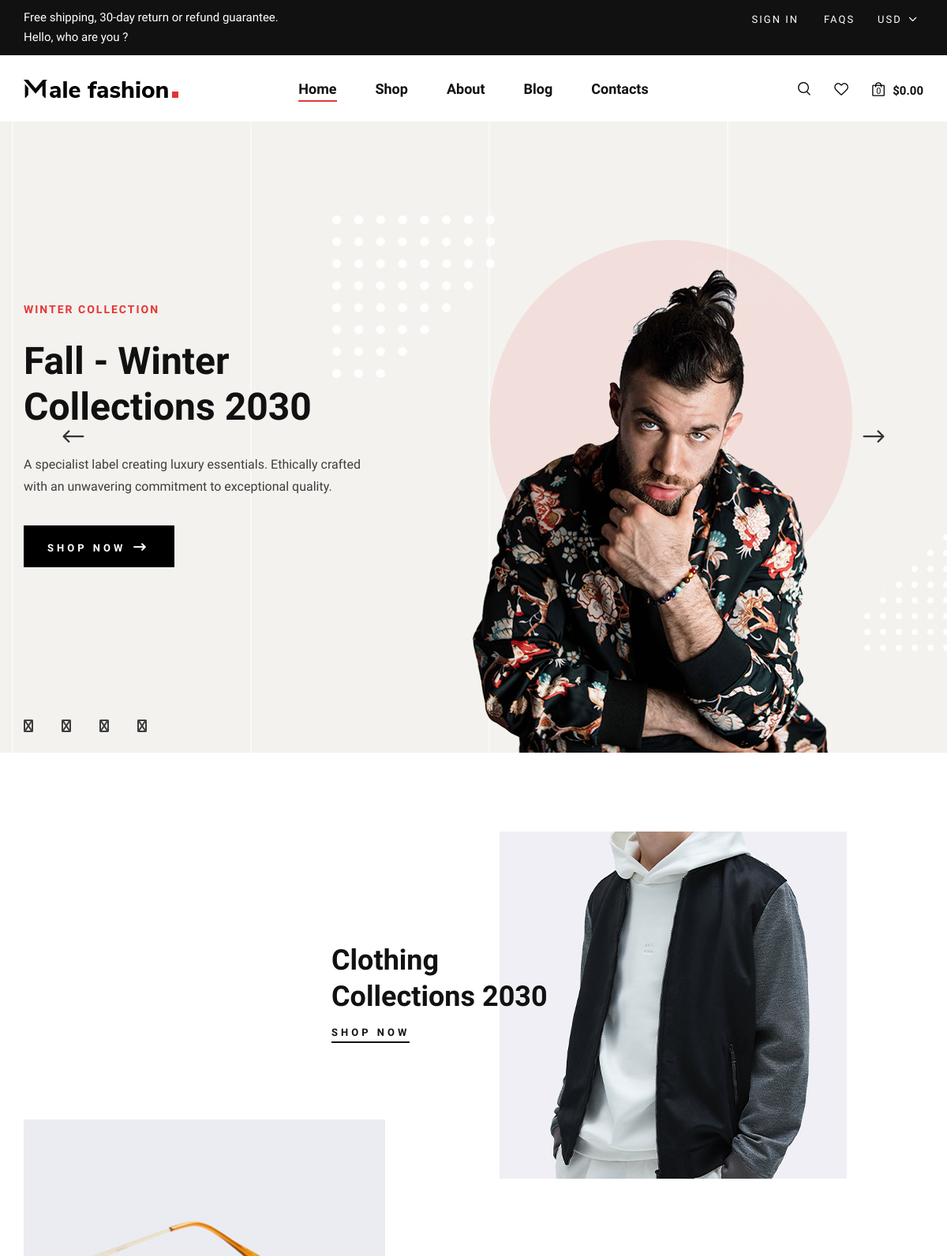
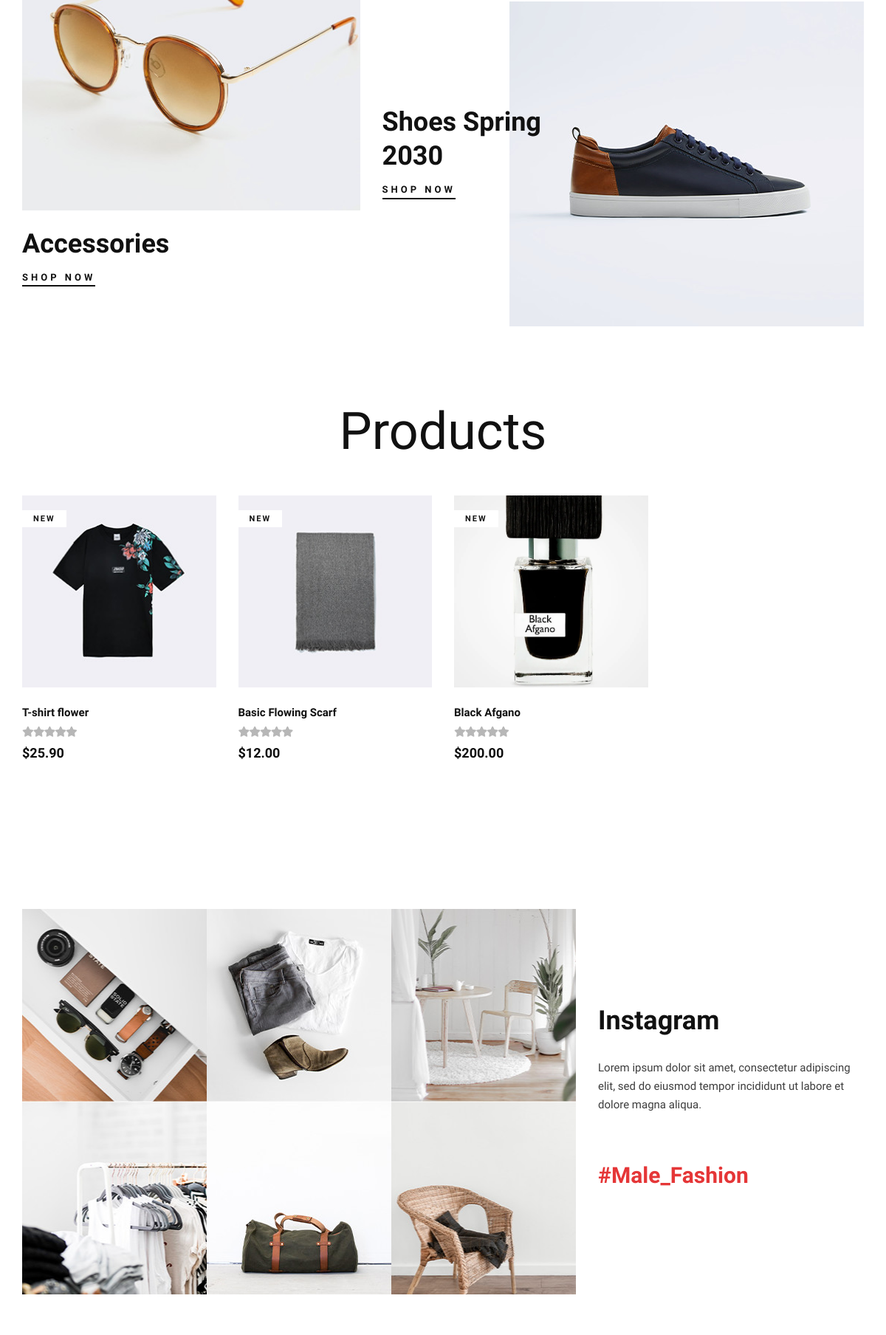
The page / (upper part) on the database its author committed (2 pictures, top to bottom).
### pages/models.py (models this page shows, shortened)
class BannerModel(models.Model):
    collection = models.CharField(max_length=24)
    title = models.CharField(max_length=64)
    description = models.TextField()
    image = models.ImageField(upload_to='banners/')
    is_active = models.BooleanField(default=False)
    created_at = models.DateTimeField(auto_now_add=True)
    updated_at = models.DateTimeField(auto_now=True)
    class Meta:
        verbose_name = "Banner"
        verbose_name_plural = "Banners"

### products/models.py (models this page shows, shortened)
class ProductModel(models.Model):
    name = models.CharField(max_length=36)
    description = models.TextField()
    price = models.DecimalField(max_digits=8, decimal_places=2)
    image = models.ImageField(upload_to='products/')
    rating = models.PositiveIntegerField(default=1, validators=[rating_value_validate])
    discount = models.PositiveIntegerField(default=0)
    category = models.ForeignKey(CategoryModel, on_delete=models.CASCADE, related_name="products")
    brand = models.ForeignKey(BrandModel, on_delete=models.CASCADE)
    sizes = models.ManyToManyField(SizeModel)
    colors = models.ManyToManyField(ColorModel)
    tags = models.ManyToManyField(TagModel)
    created_at = models.DateTimeField(auto_now_add=True)
    updated_at = models.DateTimeField(auto_now=True)
    class Meta:
        verbose_name = "Product"
        verbose_name_plural = "Products"

### pages/views.py (the view)
# urls.py: path('', HomePageView.as_view(), name='home'),
class HomePageView(ListView):
    template_name = "home.html"
    model = BannerModel
    def get_context_data(self, **kwargs):
        context = super().get_context_data(**kwargs)
        context["products"] = ProductModel.objects.all()[:8]
        context["posts"] = PostModel.objects.all()
        return context
    def get_queryset(self):
        return BannerModel.objects.filter(is_active=True)

### templates/home.html (shortened to what this page needs)
{% extends 'layouts/base.html' %}
{% block content %}
{% load my_tags %}
{% load static %}
    <section class="hero">
        <div class="hero__slider owl-carousel">
            {% for banner in object_list %}
                <div class="hero__items set-bg" data-setbg="{{ banner.image.url }}">
                    <div class="container">
                        <div class="row">
                            <div class="col-xl-5 col-lg-7 col-md-8">
                                <div class="hero__text">
                                    <h6>{{ banner.collection }}</h6>
                                    <h2>{{ banner.title }}</h2>
                                    <p>{{ banner.description }}</p>
                                    <a href="#" class="primary-btn">Shop now <span class="arrow_right"></span></a>
                                    <div class="hero__social">
                                        <a href="#"><i class="fa fa-facebook"></i></a>
                                        <a href="#"><i class="fa fa-twitter"></i></a>
                                        <a href="#"><i class="fa fa-pinterest"></i></a>
                                        <a href="#"><i class="fa fa-instagram"></i></a>
                                    </div>
                                </div>
                            </div>
                        </div>
                    </div>
                </div>
            {% endfor %}
        </div>
    </section>
    <section class="banner spad">
        <div class="container">
            <div class="row">
                <div class="col-lg-7 offset-lg-4">
                    <div class="banner__item">
                        <div class="banner__item__pic">
                            <img src="{% static 'img/banner/banner-1.jpg' %}" alt="">
                        </div>
                        <div class="banner__item__text">
                            <h2>Clothing Collections 2030</h2>
                            <a href="#">Shop now</a>
                        </div>
                    </div>
                </div>
                <div class="col-lg-5">
                    <div class="banner__item banner__item--middle">
                        <div class="banner__item__pic">
                            <img src="{% static 'img/banner/banner-2.jpg' %}" alt="">
                        </div>
                        <div class="banner__item__text">
                            <h2>Accessories</h2>
                            <a href="#">Shop now</a>
                        </div>
                    </div>
                </div>
                <div class="col-lg-7">
                    <div class="banner__item banner__item--last">
                        <div class="banner__item__pic">
                            <img src="{% static 'img/banner/banner-3.jpg' %}" alt="">
                        </div>
                        <div class="banner__item__text">
                            <h2>Shoes Spring 2030</h2>
                            <a href="#">Shop now</a>
                        </div>
                    </div>
                </div>
            </div>
        </div>
    </section>
    <section class="product spad">
        <div class="container">
            <div class="row">
                <div class="col-lg-12">
                    <ul class="filter__controls">
                        <li class="active" data-filter=".new-arrivals"><h1>Products</h1></li>
                    </ul>
                </div>
            </div>
            <div class="row product__filter">
                {% for product in products %}
                    <div class="col-lg-3 col-md-6 col-sm-6 col-md-6 col-sm-6 mix new-arrivals">
                        <div class="product__item">
                            <div class="product__item__pic set-bg" data-setbg="{{ product.image.url }}">
                                <span class="label">New</span>
                            </div>
                            <div class="product__item__text">
                                <h6>{{ product.name }}</h6>
                                <div class="rating">
                                    <i class="fa fa-star-o"></i>
                                    <i class="fa fa-star-o"></i>
                                    <i class="fa fa-star-o"></i>
                                    <i class="fa fa-star-o"></i>
                                    <i class="fa fa-star-o"></i>
                                </div>
                                <h5>${{ product.price }}</h5>
                            </div>
                        </div>
                    </div>
                {% endfor %}
            </div>
        </div>
    </section>
    <section class="instagram spad">
        <div class="container">
            <div class="row">
                <div class="col-lg-8">
                    <div class="instagram__pic">
                        <div class="instagram__pic__item set-bg" data-setbg="{% static 'img/instagram/instagram-1.jpg' %}"></div>
                        <div class="instagram__pic__item set-bg" data-setbg="{% static 'img/instagram/instagram-2.jpg' %}"></div>
                        <div class="instagram__pic__item set-bg" data-setbg="{% static 'img/instagram/instagram-3.jpg' %}"></div>
                        <div class="instagram__pic__item set-bg" data-setbg="{% static 'img/instagram/instagram-4.jpg' %}"></div>
                        <div class="instagram__pic__item set-bg" data-setbg="{% static 'img/instagram/instagram-5.jpg' %}"></div>
                        <div class="instagram__pic__item set-bg" data-setbg="{% static 'img/instagram/instagram-6.jpg' %}"></div>
                    </div>
                </div>
                <div class="col-lg-4">
                    <div class="instagram__text">
                        <h2>Instagram</h2>
                        <p>Lorem ipsum dolor sit amet, consectetur adipiscing elit, sed do eiusmod tempor incididunt ut
                        labore et dolore magna aliqua.</p>
                        <h3>#Male_Fashion</h3>
                    </div>
                </div>
            </div>
        </div>
    </section>
    <section class="latest spad">
    </section>
{% endblock %}

### rows shown on the page
BannerModel: collection "WINTER COLLECTION", title "Fall - Winter Collections 2030", description "A specialist label creating luxury essentials. Ethically crafted with an unwavering commitment to exceptional quality."
ProductModel: shows a picture, name "T-shirt flower", price "25.90"
ProductModel: shows a picture, name "Basic Flowing Scarf", price "12.00"
ProductModel: shows a picture, name "Black Afgano", price "200.00"
